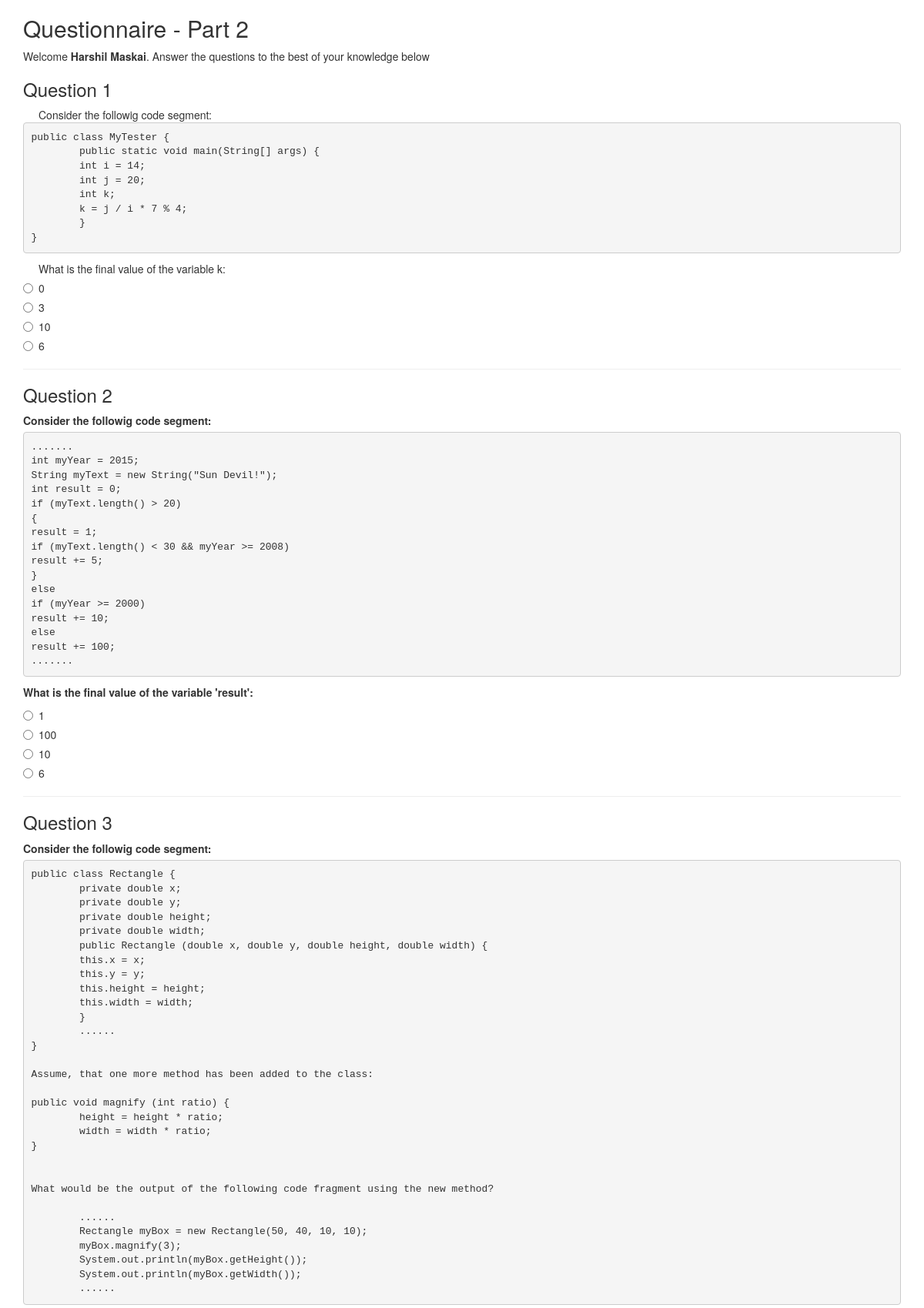
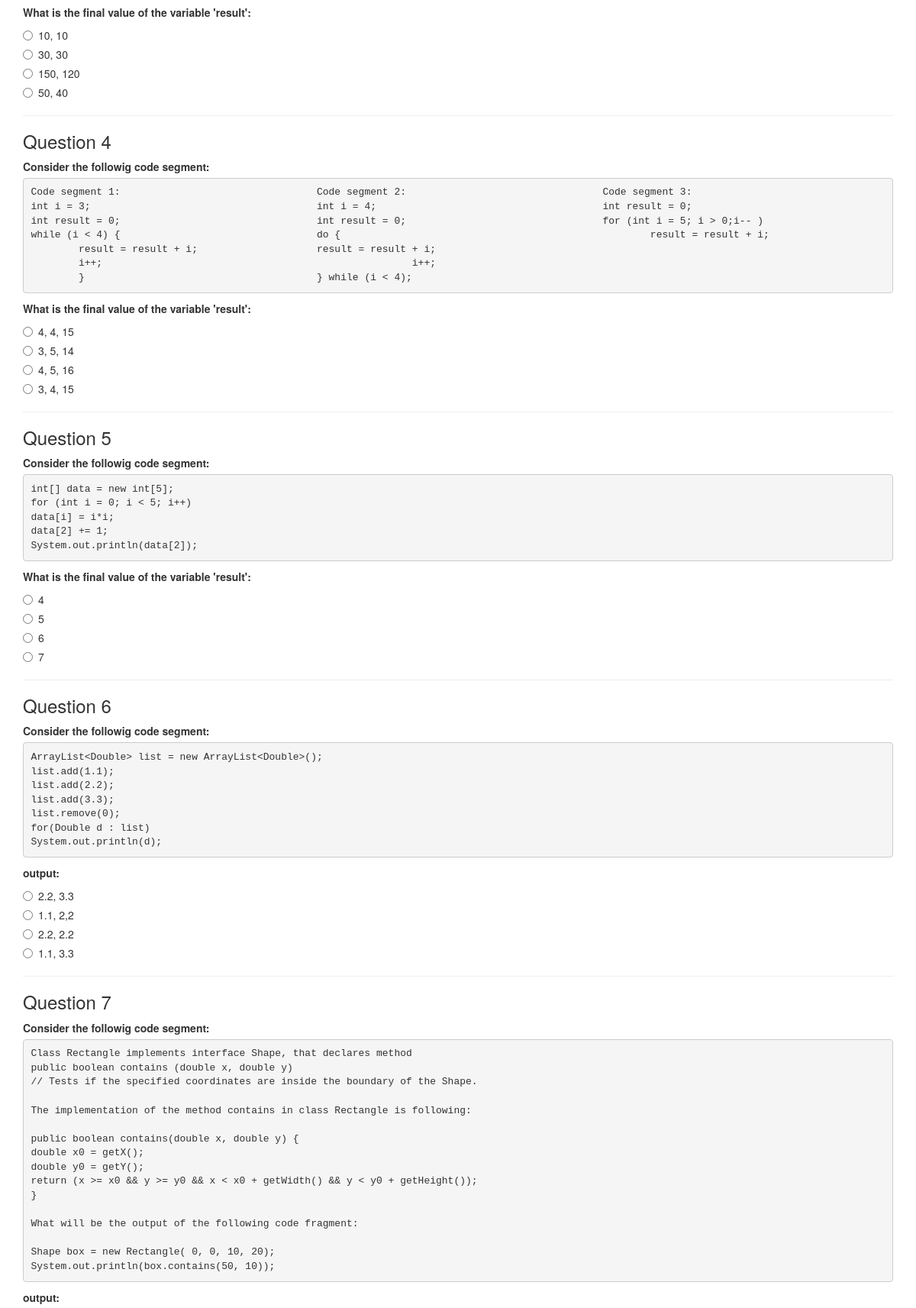
The app's page /javaQuestions.php (signed in, upper part) with its own data (2 pictures, top to bottom).
### tables this page shows
CREATE TABLE `questions` (
  `question_id` int(10) NOT NULL,
  `question_text` varchar(3000) NOT NULL,
  `option_1` varchar(500) NOT NULL,
  `option_2` varchar(500) NOT NULL,
  `option_3` varchar(500) NOT NULL,
  `option_4` varchar(500) NOT NULL,
  `correct_answer` int(1) NOT NULL,
  `tags` varchar(500) NOT NULL,
  `date` date DEFAULT NULL,
  `type` varchar(1) NOT NULL
);

### includes/database.php (called while the page is built, shortened)
<?php
class MySQLDatabase {
	private $connection;
  function __construct() {
	$this->connection = mysql_connect("localhost", "quizopedia_admin", "admin");
	if (!$this->connection) {
		die("Database connection failed: " . mysql_error());
	} else {
		$db_select = mysql_select_db("quizopedia", $this->connection);
		}
  }
	public function query($sql) {
		$result = mysql_query($sql, $this->connection);
		return $result;
	}
  public function fetch_array($result_set) {
    return mysql_fetch_array($result_set);
  }
}
$database = new MySQLDatabase();
?>

### includes/session.php (called while the page is built, shortened)
<?php
class Session {
	private function check_login() {
    if(isset($_SESSION['user_id'])) {
      $this->user_id = $_SESSION['user_id'];
      $this->logged_in = true;
    } else {
      unset($this->user_id);
      $this->logged_in = false;
    }
  }
}
$session = new Session();
?>

### public/javaQuestions.php (the view, shortened to what this page needs)
<!DOCTYPE html>
<html lang="en">
<head>
  <link rel="stylesheet" href="http://maxcdn.bootstrapcdn.com/bootstrap/3.3.6/css/bootstrap.min.css">
</head>
<body>
<?php
include_once("../includes/session.php");
include_once("../includes/database.php");
$q="select * from login where user_id =".$session->user_id;
$pretest = $database->fetch_array($database->query($q));
$name = $pretest["fname"]." ".$pretest["lname"];
$_GLOBAL["name"] = $name;
?>
<div class="container">
  <h2>Questionnaire - Part 2</h2>
  <p>Welcome <b><?php echo $_GLOBAL["name"];?></b>. Answer the questions to the best of your knowledge below</p>
  <form role="form" action="validate_prereq.php" method="post">
 <?php
	$q = "select * from questions where type = 'P' order by question_id";
	$result = $database->query($q);
	echo'	<div class="radio">';
	$i = 1;
	while ($row = mysql_fetch_array($result)) {
		echo '	<div class="form-group">';
		echo '<h3>Question '.$i.'</h3>';
		echo $row["question_text"];
		echo'	<div class="radio">';
		echo'		  <label><input type="radio" name="answer'.$i.'" value = "1">'.$row["option_1"].'</label>';
		echo'		</div>';
		echo'		<div class="radio">';
		echo'		  <label><input type="radio" name="answer'.$i.'" value = "2">'.$row["option_2"].'</label>';
		echo'		</div>';
		echo'		<div class="radio">';
		echo'		  <label><input type="radio" name="answer'.$i.'" value = "3">'.$row["option_3"].'</label>';
		echo'		</div>';
		echo'		<div class="radio">';
		echo'		  <label><input type="radio" name="answer'.$i.'" value = "4">'.$row["option_4"].'</label>';
		echo'		</div>';
		echo'	</div>';
		echo'	<hr></hr>';
		$i++;
	}
?>
   </form>
   </div>
</body>
</html>

### records on screen
questions: question_text "Consider the followig code segment: public class MyTester { public static void main(String[] args) { int i = 14; int j = 20; int k; k = j / i * 7 % 4; } } What is the final value of the variable k:", option_1 "0", option_2 "3", option_3 "10", option_4 "6"
questions: question_text "Consider the followig code segment: ....... int myYear = 2015; String myText = new String(\"Sun Devil!\"); int result = 0; if (myText.length() > 20) { result = 1; if (myText.length() < 30 && myYear >= 2008) result += 5; } else if (myYear >= 2000) result += 10; else result += 100; ....... What is the final value of the variable 'result':", option_1 "1", option_2 "100", option_3 "10", option_4 "6"
questions: question_text "Consider the followig code segment: public class Rectangle { private double x; private double y; private double height; private double width; public Rectangle (double x, double y, double height, double width) { this.x = x; this.y = y; this.height = height; this.width = width; } ...... } Assume, that one more method has been added to the class: public void magnify (int ratio) { height = height * ratio; width = width * ratio; } What would be the output of the following code fragment using the new method? ...... Rectangle myBox = new Rectangle(50, 40, 10, 10); myBox.magnify(3); System.out.println(myBox.getHeight()); System.out.println(myBox.getWidth()); ...... What is the final value of the…", option_1 "10, 10", option_2 "30, 30", option_3 "150, 120", option_4 "50, 40"
questions: question_text "Consider the followig code segment: Code segment 1: Code segment 2: Code segment 3: int i = 3; int i = 4; int result = 0; int result = 0; int result = 0; for (int i = 5; i > 0;i-- ) while (i < 4) { do { result = result + i; result = result + i; result = result + i; i++; i++; } } while (i < 4); What is the final value of the variable 'result':", option_1 "4, 4, 15", option_2 "3, 5, 14", option_3 "4, 5, 16", option_4 "3, 4, 15"
questions: question_text "Consider the followig code segment: int[] data = new int[5]; for (int i = 0; i < 5; i++) data[i] = i*i; data[2] += 1; System.out.println(data[2]); What is the final value of the variable 'result':", option_1 "4", option_2 "5", option_3 "6", option_4 "7"
questions: question_text "Consider the followig code segment: ArrayList<Double> list = new ArrayList<Double>(); list.add(1.1); list.add(2.2); list.add(3.3); list.remove(0); for(Double d : list) System.out.println(d); output:", option_1 "2.2, 3.3", option_2 "1.1, 2,2", option_3 "2.2, 2.2", option_4 "1.1, 3.3"
questions: question_text "Consider the followig code segment: Class Rectangle implements interface Shape, that declares method public boolean contains (double x, double y) // Tests if the specified coordinates are inside the boundary of the Shape. The implementation of the method contains in class Rectangle is following: public boolean contains(double x, double y) { double x0 = getX(); double y0 = getY(); return (x >= x0 && y >= y0 && x < x0 + getWidth() && y < y0 + getHeight()); } What will be the output of the following code fragment: Shape box = new Rectangle( 0, 0, 10, 20); System.out.println(box.contains(50, 10)); output:"

### other values on screen
$_GLOBAL["name"] "Harshil Maskai"
